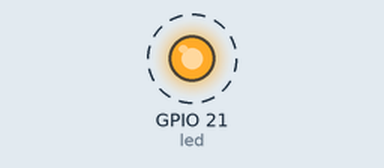
A program run on a simulated ESP32 board running MicroPython. Parts: output pins drawn as LEDs (lit = HIGH). Dashed ring = blinking. What the program prints to the serial console is not drawn. At 2.5 s the program stops and its outputs stay as they are.

Above: at 0.12 s.
Timing chart, 0 to 3.0 s (numbered marks = the images above):
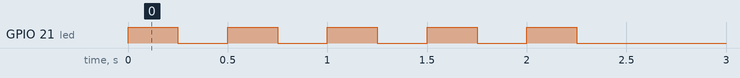

Measured:
- by itself, GPIO 21 (led): alternates HIGH for 0.25 s and LOW for 0.25 s, 10 changes in all, then stays LOW

The program:

01_board_alive.py
```python
"""
Bring-up step 1 — the module alone on USB, nothing wired.
Blinks the on-board user LED and prints chip info. Proves MicroPython + mpremote work.
"""
import time

import machine
from machine import Pin

PIN_USER_LED = 21   # D13, the on-board user LED (boards/*.json, pin_roles.onboard_led).
                    # This was GPIO15 for the XIAO ESP32-C6. On this board GPIO15 is
                    # MOSI, a bare header pin, so step 1 failed on a good board and
                    # the obvious conclusion was "bad board or bad flash".
BLINK_COUNT = 10
BLINK_HALF_PERIOD_MS = 250

print("CPU MHz:", machine.freq() // 1_000_000)
print("Unique ID:", machine.unique_id().hex())

led = Pin(PIN_USER_LED, Pin.OUT)
for _ in range(BLINK_COUNT):
    led.toggle()
    time.sleep_ms(BLINK_HALF_PERIOD_MS)
print("PASS if the user LED blinked", BLINK_COUNT // 2, "times")
```
